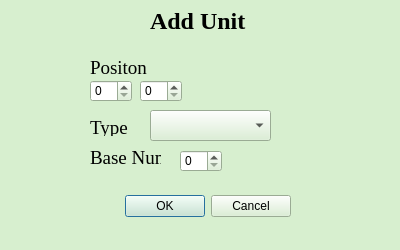
<?xml version="1.0" encoding="UTF-8"?>
<ui version="4.0">
 <class>AddUnit</class>
 <widget class="QDialog" name="AddUnit">
  <property name="geometry">
   <rect>
    <x>0</x>
    <y>0</y>
    <width>400</width>
    <height>250</height>
   </rect>
  </property>
  <property name="palette">
   <palette>
    <active>
     <colorrole role="WindowText">
      <brush brushstyle="SolidPattern">
       <color alpha="255">
        <red>0</red>
        <green>0</green>
        <blue>0</blue>
       </color>
      </brush>
     </colorrole>
     <colorrole role="Button">
      <brush brushstyle="SolidPattern">
       <color alpha="255">
        <red>215</red>
        <green>239</green>
        <blue>207</blue>
       </color>
      </brush>
     </colorrole>
     <colorrole role="Light">
      <brush brushstyle="SolidPattern">
       <color alpha="255">
        <red>255</red>
        <green>255</green>
        <blue>255</blue>
       </color>
      </brush>
     </colorrole>
     <colorrole role="Midlight">
      <brush brushstyle="SolidPattern">
       <color alpha="255">
        <red>235</red>
        <green>247</green>
        <blue>231</blue>
       </color>
      </brush>
     </colorrole>
     <colorrole role="Dark">
      <brush brushstyle="SolidPattern">
       <color alpha="255">
        <red>107</red>
        <green>119</green>
        <blue>103</blue>
       </color>
      </brush>
     </colorrole>
     <colorrole role="Mid">
      <brush brushstyle="SolidPattern">
       <color alpha="255">
        <red>143</red>
        <green>159</green>
        <blue>138</blue>
       </color>
      </brush>
     </colorrole>
     <colorrole role="Text">
      <brush brushstyle="SolidPattern">
       <color alpha="255">
        <red>0</red>
        <green>0</green>
        <blue>0</blue>
       </color>
      </brush>
     </colorrole>
     <colorrole role="BrightText">
      <brush brushstyle="SolidPattern">
       <color alpha="255">
        <red>255</red>
        <green>255</green>
        <blue>255</blue>
       </color>
      </brush>
     </colorrole>
     <colorrole role="ButtonText">
      <brush brushstyle="SolidPattern">
       <color alpha="255">
        <red>0</red>
        <green>0</green>
        <blue>0</blue>
       </color>
      </brush>
     </colorrole>
     <colorrole role="Base">
      <brush brushstyle="SolidPattern">
       <color alpha="255">
        <red>255</red>
        <green>255</green>
        <blue>255</blue>
       </color>
      </brush>
     </colorrole>
     <colorrole role="Window">
      <brush brushstyle="SolidPattern">
       <color alpha="255">
        <red>215</red>
        <green>239</green>
        <blue>207</blue>
       </color>
      </brush>
     </colorrole>
     <colorrole role="Shadow">
      <brush brushstyle="SolidPattern">
       <color alpha="255">
        <red>0</red>
        <green>0</green>
        <blue>0</blue>
       </color>
      </brush>
     </colorrole>
     <colorrole role="AlternateBase">
      <brush brushstyle="SolidPattern">
       <color alpha="255">
        <red>235</red>
        <green>247</green>
        <blue>231</blue>
       </color>
      </brush>
     </colorrole>
     <colorrole role="ToolTipBase">
      <brush brushstyle="SolidPattern">
       <color alpha="255">
        <red>255</red>
        <green>255</green>
        <blue>220</blue>
       </color>
      </brush>
     </colorrole>
     <colorrole role="ToolTipText">
      <brush brushstyle="SolidPattern">
       <color alpha="255">
        <red>0</red>
        <green>0</green>
        <blue>0</blue>
       </color>
      </brush>
     </colorrole>
     <colorrole role="PlaceholderText">
      <brush brushstyle="SolidPattern">
       <color alpha="128">
        <red>0</red>
        <green>0</green>
        <blue>0</blue>
       </color>
      </brush>
     </colorrole>
    </active>
    <inactive>
     <colorrole role="WindowText">
      <brush brushstyle="SolidPattern">
       <color alpha="255">
        <red>0</red>
        <green>0</green>
        <blue>0</blue>
       </color>
      </brush>
     </colorrole>
     <colorrole role="Button">
      <brush brushstyle="SolidPattern">
       <color alpha="255">
        <red>215</red>
        <green>239</green>
        <blue>207</blue>
       </color>
      </brush>
     </colorrole>
     <colorrole role="Light">
      <brush brushstyle="SolidPattern">
       <color alpha="255">
        <red>255</red>
        <green>255</green>
        <blue>255</blue>
       </color>
      </brush>
     </colorrole>
     <colorrole role="Midlight">
      <brush brushstyle="SolidPattern">
       <color alpha="255">
        <red>235</red>
        <green>247</green>
        <blue>231</blue>
       </color>
      </brush>
     </colorrole>
     <colorrole role="Dark">
      <brush brushstyle="SolidPattern">
       <color alpha="255">
        <red>107</red>
        <green>119</green>
        <blue>103</blue>
       </color>
      </brush>
     </colorrole>
     <colorrole role="Mid">
      <brush brushstyle="SolidPattern">
       <color alpha="255">
        <red>143</red>
        <green>159</green>
        <blue>138</blue>
       </color>
      </brush>
     </colorrole>
     <colorrole role="Text">
      <brush brushstyle="SolidPattern">
       <color alpha="255">
        <red>0</red>
        <green>0</green>
        <blue>0</blue>
       </color>
      </brush>
     </colorrole>
     <colorrole role="BrightText">
      <brush brushstyle="SolidPattern">
       <color alpha="255">
        <red>255</red>
        <green>255</green>
        <blue>255</blue>
       </color>
      </brush>
     </colorrole>
     <colorrole role="ButtonText">
      <brush brushstyle="SolidPattern">
       <color alpha="255">
        <red>0</red>
        <green>0</green>
        <blue>0</blue>
       </color>
      </brush>
     </colorrole>
     <colorrole role="Base">
      <brush brushstyle="SolidPattern">
       <color alpha="255">
        <red>255</red>
        <green>255</green>
        <blue>255</blue>
       </color>
      </brush>
     </colorrole>
     <colorrole role="Window">
      <brush brushstyle="SolidPattern">
       <color alpha="255">
        <red>215</red>
        <green>239</green>
        <blue>207</blue>
       </color>
      </brush>
     </colorrole>
     <colorrole role="Shadow">
      <brush brushstyle="SolidPattern">
       <color alpha="255">
        <red>0</red>
        <green>0</green>
        <blue>0</blue>
       </color>
      </brush>
     </colorrole>
     <colorrole role="AlternateBase">
      <brush brushstyle="SolidPattern">
       <color alpha="255">
        <red>235</red>
        <green>247</green>
        <blue>231</blue>
       </color>
      </brush>
     </colorrole>
     <colorrole role="ToolTipBase">
      <brush brushstyle="SolidPattern">
       <color alpha="255">
        <red>255</red>
        <green>255</green>
        <blue>220</blue>
       </color>
      </brush>
     </colorrole>
     <colorrole role="ToolTipText">
      <brush brushstyle="SolidPattern">
       <color alpha="255">
        <red>0</red>
        <green>0</green>
        <blue>0</blue>
       </color>
      </brush>
     </colorrole>
     <colorrole role="PlaceholderText">
      <brush brushstyle="SolidPattern">
       <color alpha="128">
        <red>0</red>
        <green>0</green>
        <blue>0</blue>
       </color>
      </brush>
     </colorrole>
    </inactive>
    <disabled>
     <colorrole role="WindowText">
      <brush brushstyle="SolidPattern">
       <color alpha="255">
        <red>107</red>
        <green>119</green>
        <blue>103</blue>
       </color>
      </brush>
     </colorrole>
     <colorrole role="Button">
      <brush brushstyle="SolidPattern">
       <color alpha="255">
        <red>215</red>
        <green>239</green>
        <blue>207</blue>
       </color>
      </brush>
     </colorrole>
     <colorrole role="Light">
      <brush brushstyle="SolidPattern">
       <color alpha="255">
        <red>255</red>
        <green>255</green>
        <blue>255</blue>
       </color>
      </brush>
     </colorrole>
     <colorrole role="Midlight">
      <brush brushstyle="SolidPattern">
       <color alpha="255">
        <red>235</red>
        <green>247</green>
        <blue>231</blue>
       </color>
      </brush>
     </colorrole>
     <colorrole role="Dark">
      <brush brushstyle="SolidPattern">
       <color alpha="255">
        <red>107</red>
        <green>119</green>
        <blue>103</blue>
       </color>
      </brush>
     </colorrole>
     <colorrole role="Mid">
      <brush brushstyle="SolidPattern">
       <color alpha="255">
        <red>143</red>
        <green>159</green>
        <blue>138</blue>
       </color>
      </brush>
     </colorrole>
     <colorrole role="Text">
      <brush brushstyle="SolidPattern">
       <color alpha="255">
        <red>107</red>
        <green>119</green>
        <blue>103</blue>
       </color>
      </brush>
     </colorrole>
     <colorrole role="BrightText">
      <brush brushstyle="SolidPattern">
       <color alpha="255">
        <red>255</red>
        <green>255</green>
        <blue>255</blue>
       </color>
      </brush>
     </colorrole>
     <colorrole role="ButtonText">
      <brush brushstyle="SolidPattern">
       <color alpha="255">
        <red>107</red>
        <green>119</green>
        <blue>103</blue>
       </color>
      </brush>
     </colorrole>
     <colorrole role="Base">
      <brush brushstyle="SolidPattern">
       <color alpha="255">
        <red>215</red>
        <green>239</green>
        <blue>207</blue>
       </color>
      </brush>
     </colorrole>
     <colorrole role="Window">
      <brush brushstyle="SolidPattern">
       <color alpha="255">
        <red>215</red>
        <green>239</green>
        <blue>207</blue>
       </color>
      </brush>
     </colorrole>
     <colorrole role="Shadow">
      <brush brushstyle="SolidPattern">
       <color alpha="255">
        <red>0</red>
        <green>0</green>
        <blue>0</blue>
       </color>
      </brush>
     </colorrole>
     <colorrole role="AlternateBase">
      <brush brushstyle="SolidPattern">
       <color alpha="255">
        <red>215</red>
        <green>239</green>
        <blue>207</blue>
       </color>
      </brush>
     </colorrole>
     <colorrole role="ToolTipBase">
      <brush brushstyle="SolidPattern">
       <color alpha="255">
        <red>255</red>
        <green>255</green>
        <blue>220</blue>
       </color>
      </brush>
     </colorrole>
     <colorrole role="ToolTipText">
      <brush brushstyle="SolidPattern">
       <color alpha="255">
        <red>0</red>
        <green>0</green>
        <blue>0</blue>
       </color>
      </brush>
     </colorrole>
     <colorrole role="PlaceholderText">
      <brush brushstyle="SolidPattern">
       <color alpha="128">
        <red>0</red>
        <green>0</green>
        <blue>0</blue>
       </color>
      </brush>
     </colorrole>
    </disabled>
   </palette>
  </property>
  <property name="windowTitle">
   <string>Dialog</string>
  </property>
  <widget class="QDialogButtonBox" name="buttonBox">
   <property name="geometry">
    <rect>
     <x>-50</x>
     <y>190</y>
     <width>341</width>
     <height>32</height>
    </rect>
   </property>
   <property name="orientation">
    <enum>Qt::Horizontal</enum>
   </property>
   <property name="standardButtons">
    <set>QDialogButtonBox::Cancel|QDialogButtonBox::Ok</set>
   </property>
  </widget>
  <widget class="QSpinBox" name="posUnitX">
   <property name="geometry">
    <rect>
     <x>90</x>
     <y>80</y>
     <width>42</width>
     <height>22</height>
    </rect>
   </property>
  </widget>
  <widget class="QLabel" name="label_2">
   <property name="geometry">
    <rect>
     <x>90</x>
     <y>60</y>
     <width>59</width>
     <height>16</height>
    </rect>
   </property>
   <property name="font">
    <font>
     <family>Times New Roman</family>
     <pointsize>14</pointsize>
    </font>
   </property>
   <property name="text">
    <string>Positon</string>
   </property>
  </widget>
  <widget class="QSpinBox" name="posUnitY">
   <property name="geometry">
    <rect>
     <x>140</x>
     <y>80</y>
     <width>42</width>
     <height>22</height>
    </rect>
   </property>
  </widget>
  <widget class="QComboBox" name="typesOfUnit">
   <property name="geometry">
    <rect>
     <x>150</x>
     <y>110</y>
     <width>121</width>
     <height>31</height>
    </rect>
   </property>
  </widget>
  <widget class="QLabel" name="label">
   <property name="geometry">
    <rect>
     <x>150</x>
     <y>10</y>
     <width>111</width>
     <height>21</height>
    </rect>
   </property>
   <property name="font">
    <font>
     <family>Times New Roman</family>
     <pointsize>18</pointsize>
     <weight>75</weight>
     <bold>true</bold>
    </font>
   </property>
   <property name="text">
    <string>Add Unit</string>
   </property>
  </widget>
  <widget class="QLabel" name="label_3">
   <property name="geometry">
    <rect>
     <x>90</x>
     <y>120</y>
     <width>59</width>
     <height>16</height>
    </rect>
   </property>
   <property name="font">
    <font>
     <family>Times New Roman</family>
     <pointsize>14</pointsize>
    </font>
   </property>
   <property name="text">
    <string>Type</string>
   </property>
  </widget>
  <widget class="QSpinBox" name="baseNum">
   <property name="geometry">
    <rect>
     <x>180</x>
     <y>150</y>
     <width>42</width>
     <height>22</height>
    </rect>
   </property>
  </widget>
  <widget class="QLabel" name="label_4">
   <property name="geometry">
    <rect>
     <x>90</x>
     <y>150</y>
     <width>71</width>
     <height>16</height>
    </rect>
   </property>
   <property name="font">
    <font>
     <family>Times New Roman</family>
     <pointsize>14</pointsize>
    </font>
   </property>
   <property name="text">
    <string>Base Num</string>
   </property>
  </widget>
 </widget>
 <resources/>
 <connections>
  <connection>
   <sender>buttonBox</sender>
   <signal>accepted()</signal>
   <receiver>AddUnit</receiver>
   <slot>accept()</slot>
   <hints>
    <hint type="sourcelabel">
     <x>248</x>
     <y>254</y>
    </hint>
    <hint type="destinationlabel">
     <x>157</x>
     <y>274</y>
    </hint>
   </hints>
  </connection>
  <connection>
   <sender>buttonBox</sender>
   <signal>rejected()</signal>
   <receiver>AddUnit</receiver>
   <slot>reject()</slot>
   <hints>
    <hint type="sourcelabel">
     <x>316</x>
     <y>260</y>
    </hint>
    <hint type="destinationlabel">
     <x>286</x>
     <y>274</y>
    </hint>
   </hints>
  </connection>
 </connections>
</ui>
